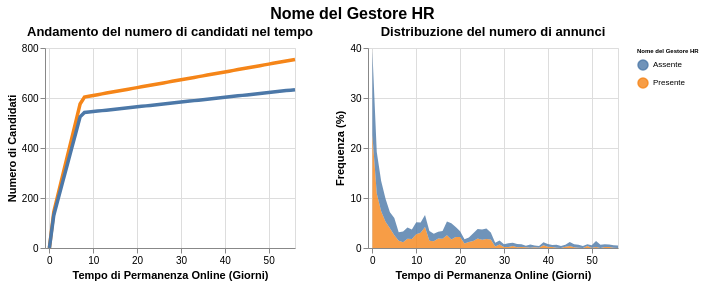

Express this chart as Vega-Lite.
### Vega-Lite specification from a JSON file in a GitHub repository (floating-point values rounded to 4 significant figures)
{"$schema": "https://vega.github.io/schema/vega-lite/v5.17.0.json", "config": {"view": {"continuousHeight": 300, "continuousWidth": 300}}, "datasets": {"data-9159944c3ddd3d6ff04072599051eaaf": [{"Frequenza": 22.59, "Giorni": 0, "Tipo": "Presente"}, {"Frequenza": 10.91, "Giorni": 1, "Tipo": "Presente"}, {"Frequenza": 7.36, "Giorni": 2, "Tipo": "Presente"}, {"Frequenza": 5.266, "Giorni": 3, "Tipo": "Presente"}, {"Frequenza": 3.934, "Giorni": 4, "Tipo": "Presente"}, {"Frequenza": 2.538, "Giorni": 5, "Tipo": "Presente"}, {"Frequenza": 1.459, "Giorni": 6, "Tipo": "Presente"}, {"Frequenza": 1.142, "Giorni": 7, "Tipo": "Presente"}, {"Frequenza": 1.84, "Giorni": 8, "Tipo": "Presente"}, {"Frequenza": 1.777, "Giorni": 9, "Tipo": "Presente"}, {"Frequenza": 2.728, "Giorni": 10, "Tipo": "Presente"}, {"Frequenza": 3.046, "Giorni": 11, "Tipo": "Presente"}, {"Frequenza": 4.188, "Giorni": 12, "Tipo": "Presente"}, {"Frequenza": 1.459, "Giorni": 13, "Tipo": "Presente"}, {"Frequenza": 1.332, "Giorni": 14, "Tipo": "Presente"}, {"Frequenza": 1.904, "Giorni": 15, "Tipo": "Presente"}, {"Frequenza": 1.84, "Giorni": 16, "Tipo": "Presente"}, {"Frequenza": 2.538, "Giorni": 17, "Tipo": "Presente"}, {"Frequenza": 1.713, "Giorni": 18, "Tipo": "Presente"}, {"Frequenza": 2.221, "Giorni": 19, "Tipo": "Presente"}, {"Frequenza": 2.221, "Giorni": 20, "Tipo": "Presente"}, {"Frequenza": 0.8883, "Giorni": 21, "Tipo": "Presente"}, {"Frequenza": 1.206, "Giorni": 22, "Tipo": "Presente"}, {"Frequenza": 1.396, "Giorni": 23, "Tipo": "Presente"}, {"Frequenza": 1.904, "Giorni": 24, "Tipo": "Presente"}, {"Frequenza": 1.65, "Giorni": 25, "Tipo": "Presente"}, {"Frequenza": 1.777, "Giorni": 26, "Tipo": "Presente"}, {"Frequenza": 1.713, "Giorni": 27, "Tipo": "Presente"}, {"Frequenza": 0.3173, "Giorni": 28, "Tipo": "Presente"}, {"Frequenza": 0.698, "Giorni": 29, "Tipo": "Presente"}, {"Frequenza": 0.1904, "Giorni": 30, "Tipo": "Presente"}, {"Frequenza": 0.1904, "Giorni": 31, "Tipo": "Presente"}, {"Frequenza": 0.3807, "Giorni": 32, "Tipo": "Presente"}, {"Frequenza": 0.1269, "Giorni": 33, "Tipo": "Presente"}, {"Frequenza": 0.1904, "Giorni": 34, "Tipo": "Presente"}, {"Frequenza": 0.1269, "Giorni": 35, "Tipo": "Presente"}, {"Frequenza": 0.06345, "Giorni": 36, "Tipo": "Presente"}, {"Frequenza": 0.1269, "Giorni": 37, "Tipo": "Presente"}, {"Frequenza": 0.06345, "Giorni": 38, "Tipo": "Presente"}, {"Frequenza": 0.5711, "Giorni": 39, "Tipo": "Presente"}, {"Frequenza": 0.2538, "Giorni": 40, "Tipo": "Presente"}, {"Frequenza": 0.1904, "Giorni": 41, "Tipo": "Presente"}, {"Frequenza": 0.06345, "Giorni": 42, "Tipo": "Presente"}, {"Frequenza": 0.0, "Giorni": 43, "Tipo": "Presente"}, {"Frequenza": 0.2538, "Giorni": 44, "Tipo": "Presente"}, {"Frequenza": 0.3807, "Giorni": 45, "Tipo": "Presente"}, {"Frequenza": 0.1269, "Giorni": 46, "Tipo": "Presente"}, {"Frequenza": 0.06345, "Giorni": 47, "Tipo": "Presente"}, {"Frequenza": 0.0, "Giorni": 48, "Tipo": "Presente"}, {"Frequenza": 0.3807, "Giorni": 49, "Tipo": "Presente"}, {"Frequenza": 0.06345, "Giorni": 50, "Tipo": "Presente"}, {"Frequenza": 0.1904, "Giorni": 51, "Tipo": "Presente"}, {"Frequenza": 0.0, "Giorni": 52, "Tipo": "Presente"}, {"Frequenza": 0.1904, "Giorni": 53, "Tipo": "Presente"}, {"Frequenza": 0.1904, "Giorni": 54, "Tipo": "Presente"}, {"Frequenza": 0.06345, "Giorni": 55, "Tipo": "Presente"}, {"Frequenza": 0.0, "Giorni": 56, "Tipo": "Presente"}, {"Frequenza": 16.69, "Giorni": 0, "Tipo": "Assente"}, {"Frequenza": 8.288, "Giorni": 1, "Tipo": "Assente"}, {"Frequenza": 6.046, "Giorni": 2, "Tipo": "Assente"}, {"Frequenza": 4.57, "Giorni": 3, "Tipo": "Assente"}, {"Frequenza": 3.236, "Giorni": 4, "Tipo": "Assente"}, {"Frequenza": 3.463, "Giorni": 5, "Tipo": "Assente"}, {"Frequenza": 1.675, "Giorni": 6, "Tipo": "Assente"}, {"Frequenza": 2.157, "Giorni": 7, "Tipo": "Assente"}, {"Frequenza": 2.271, "Giorni": 8, "Tipo": "Assente"}, {"Frequenza": 1.93, "Giorni": 9, "Tipo": "Assente"}, {"Frequenza": 2.413, "Giorni": 10, "Tipo": "Assente"}, {"Frequenza": 2.044, "Giorni": 11, "Tipo": "Assente"}, {"Frequenza": 2.413, "Giorni": 12, "Tipo": "Assente"}, {"Frequenza": 1.93, "Giorni": 13, "Tipo": "Assente"}, {"Frequenza": 1.504, "Giorni": 14, "Tipo": "Assente"}, {"Frequenza": 1.334, "Giorni": 15, "Tipo": "Assente"}, {"Frequenza": 1.561, "Giorni": 16, "Tipo": "Assente"}, {"Frequenza": 2.782, "Giorni": 17, "Tipo": "Assente"}, {"Frequenza": 3.236, "Giorni": 18, "Tipo": "Assente"}, {"Frequenza": 1.987, "Giorni": 19, "Tipo": "Assente"}, {"Frequenza": 1.107, "Giorni": 20, "Tipo": "Assente"}, {"Frequenza": 0.8799, "Giorni": 21, "Tipo": "Assente"}, {"Frequenza": 0.9083, "Giorni": 22, "Tipo": "Assente"}, {"Frequenza": 1.533, "Giorni": 23, "Tipo": "Assente"}, {"Frequenza": 1.902, "Giorni": 24, "Tipo": "Assente"}, {"Frequenza": 2.072, "Giorni": 25, "Tipo": "Assente"}, {"Frequenza": 2.129, "Giorni": 26, "Tipo": "Assente"}, {"Frequenza": 1.362, "Giorni": 27, "Tipo": "Assente"}, {"Frequenza": 0.7096, "Giorni": 28, "Tipo": "Assente"}, {"Frequenza": 0.8232, "Giorni": 29, "Tipo": "Assente"}, {"Frequenza": 0.5677, "Giorni": 30, "Tipo": "Assente"}, {"Frequenza": 0.738, "Giorni": 31, "Tipo": "Assente"}, {"Frequenza": 0.6529, "Giorni": 32, "Tipo": "Assente"}, {"Frequenza": 0.6529, "Giorni": 33, "Tipo": "Assente"}, {"Frequenza": 0.5677, "Giorni": 34, "Tipo": "Assente"}, {"Frequenza": 0.3122, "Giorni": 35, "Tipo": "Assente"}, {"Frequenza": 0.6529, "Giorni": 36, "Tipo": "Assente"}, {"Frequenza": 0.3974, "Giorni": 37, "Tipo": "Assente"}, {"Frequenza": 0.3406, "Giorni": 38, "Tipo": "Assente"}, {"Frequenza": 0.5677, "Giorni": 39, "Tipo": "Assente"}, {"Frequenza": 0.5677, "Giorni": 40, "Tipo": "Assente"}, {"Frequenza": 0.3974, "Giorni": 41, "Tipo": "Assente"}, {"Frequenza": 0.5961, "Giorni": 42, "Tipo": "Assente"}, {"Frequenza": 0.3974, "Giorni": 43, "Tipo": "Assente"}, {"Frequenza": 0.3974, "Giorni": 44, "Tipo": "Assente"}, {"Frequenza": 0.7948, "Giorni": 45, "Tipo": "Assente"}, {"Frequenza": 0.6245, "Giorni": 46, "Tipo": "Assente"}, {"Frequenza": 0.5961, "Giorni": 47, "Tipo": "Assente"}, {"Frequenza": 0.3974, "Giorni": 48, "Tipo": "Assente"}, {"Frequenza": 0.369, "Giorni": 49, "Tipo": "Assente"}, {"Frequenza": 0.5109, "Giorni": 50, "Tipo": "Assente"}, {"Frequenza": 1.221, "Giorni": 51, "Tipo": "Assente"}, {"Frequenza": 0.6529, "Giorni": 52, "Tipo": "Assente"}, {"Frequenza": 0.5677, "Giorni": 53, "Tipo": "Assente"}, {"Frequenza": 0.5109, "Giorni": 54, "Tipo": "Assente"}, {"Frequenza": 0.5109, "Giorni": 55, "Tipo": "Assente"}, {"Frequenza": 0.4825, "Giorni": 56, "Tipo": "Assente"}], "data-ab5d670b305b998ac6b0a51b69252977": [{"Crescita": 0.0, "Giorni": 0, "Tipo": "Presente"}, {"Crescita": 143.9, "Giorni": 1, "Tipo": "Presente"}, {"Crescita": 215.9, "Giorni": 2, "Tipo": "Presente"}, {"Crescita": 287.9, "Giorni": 3, "Tipo": "Presente"}, {"Crescita": 359.9, "Giorni": 4, "Tipo": "Presente"}, {"Crescita": 431.8, "Giorni": 5, "Tipo": "Presente"}, {"Crescita": 503.8, "Giorni": 6, "Tipo": "Presente"}, {"Crescita": 575.8, "Giorni": 7, "Tipo": "Presente"}, {"Crescita": 604.0, "Giorni": 8, "Tipo": "Presente"}, {"Crescita": 607.1, "Giorni": 9, "Tipo": "Presente"}, {"Crescita": 610.2, "Giorni": 10, "Tipo": "Presente"}, {"Crescita": 613.4, "Giorni": 11, "Tipo": "Presente"}, {"Crescita": 616.5, "Giorni": 12, "Tipo": "Presente"}, {"Crescita": 619.6, "Giorni": 13, "Tipo": "Presente"}, {"Crescita": 622.8, "Giorni": 14, "Tipo": "Presente"}, {"Crescita": 625.9, "Giorni": 15, "Tipo": "Presente"}, {"Crescita": 629.0, "Giorni": 16, "Tipo": "Presente"}, {"Crescita": 632.2, "Giorni": 17, "Tipo": "Presente"}, {"Crescita": 635.3, "Giorni": 18, "Tipo": "Presente"}, {"Crescita": 638.4, "Giorni": 19, "Tipo": "Presente"}, {"Crescita": 641.6, "Giorni": 20, "Tipo": "Presente"}, {"Crescita": 644.7, "Giorni": 21, "Tipo": "Presente"}, {"Crescita": 647.8, "Giorni": 22, "Tipo": "Presente"}, {"Crescita": 651.0, "Giorni": 23, "Tipo": "Presente"}, {"Crescita": 654.1, "Giorni": 24, "Tipo": "Presente"}, {"Crescita": 657.2, "Giorni": 25, "Tipo": "Presente"}, {"Crescita": 660.4, "Giorni": 26, "Tipo": "Presente"}, {"Crescita": 663.5, "Giorni": 27, "Tipo": "Presente"}, {"Crescita": 666.6, "Giorni": 28, "Tipo": "Presente"}, {"Crescita": 669.8, "Giorni": 29, "Tipo": "Presente"}, {"Crescita": 672.9, "Giorni": 30, "Tipo": "Presente"}, {"Crescita": 676.0, "Giorni": 31, "Tipo": "Presente"}, {"Crescita": 679.2, "Giorni": 32, "Tipo": "Presente"}, {"Crescita": 682.3, "Giorni": 33, "Tipo": "Presente"}, {"Crescita": 685.4, "Giorni": 34, "Tipo": "Presente"}, {"Crescita": 688.6, "Giorni": 35, "Tipo": "Presente"}, {"Crescita": 691.7, "Giorni": 36, "Tipo": "Presente"}, {"Crescita": 694.8, "Giorni": 37, "Tipo": "Presente"}, {"Crescita": 697.9, "Giorni": 38, "Tipo": "Presente"}, {"Crescita": 701.1, "Giorni": 39, "Tipo": "Presente"}, {"Crescita": 704.2, "Giorni": 40, "Tipo": "Presente"}, {"Crescita": 707.3, "Giorni": 41, "Tipo": "Presente"}, {"Crescita": 710.5, "Giorni": 42, "Tipo": "Presente"}, {"Crescita": 713.6, "Giorni": 43, "Tipo": "Presente"}, {"Crescita": 716.7, "Giorni": 44, "Tipo": "Presente"}, {"Crescita": 719.9, "Giorni": 45, "Tipo": "Presente"}, {"Crescita": 723.0, "Giorni": 46, "Tipo": "Presente"}, {"Crescita": 726.1, "Giorni": 47, "Tipo": "Presente"}, {"Crescita": 729.3, "Giorni": 48, "Tipo": "Presente"}, {"Crescita": 732.4, "Giorni": 49, "Tipo": "Presente"}, {"Crescita": 735.5, "Giorni": 50, "Tipo": "Presente"}, {"Crescita": 738.7, "Giorni": 51, "Tipo": "Presente"}, {"Crescita": 741.8, "Giorni": 52, "Tipo": "Presente"}, {"Crescita": 744.9, "Giorni": 53, "Tipo": "Presente"}, {"Crescita": 748.1, "Giorni": 54, "Tipo": "Presente"}, {"Crescita": 751.2, "Giorni": 55, "Tipo": "Presente"}, {"Crescita": 754.3, "Giorni": 56, "Tipo": "Presente"}, {"Crescita": 0.0, "Giorni": 0, "Tipo": "Assente"}, {"Crescita": 131.2, "Giorni": 1, "Tipo": "Assente"}, {"Crescita": 196.8, "Giorni": 2, "Tipo": "Assente"}, {"Crescita": 262.3, "Giorni": 3, "Tipo": "Assente"}, {"Crescita": 327.9, "Giorni": 4, "Tipo": "Assente"}, {"Crescita": 393.5, "Giorni": 5, "Tipo": "Assente"}, {"Crescita": 459.1, "Giorni": 6, "Tipo": "Assente"}, {"Crescita": 524.7, "Giorni": 7, "Tipo": "Assente"}, {"Crescita": 541.8, "Giorni": 8, "Tipo": "Assente"}, {"Crescita": 543.7, "Giorni": 9, "Tipo": "Assente"}, {"Crescita": 545.6, "Giorni": 10, "Tipo": "Assente"}, {"Crescita": 547.6, "Giorni": 11, "Tipo": "Assente"}, {"Crescita": 549.5, "Giorni": 12, "Tipo": "Assente"}, {"Crescita": 551.4, "Giorni": 13, "Tipo": "Assente"}, {"Crescita": 553.3, "Giorni": 14, "Tipo": "Assente"}, {"Crescita": 555.2, "Giorni": 15, "Tipo": "Assente"}, {"Crescita": 557.1, "Giorni": 16, "Tipo": "Assente"}, {"Crescita": 559.0, "Giorni": 17, "Tipo": "Assente"}, {"Crescita": 560.9, "Giorni": 18, "Tipo": "Assente"}, {"Crescita": 562.8, "Giorni": 19, "Tipo": "Assente"}, {"Crescita": 564.7, "Giorni": 20, "Tipo": "Assente"}, {"Crescita": 566.6, "Giorni": 21, "Tipo": "Assente"}, {"Crescita": 568.5, "Giorni": 22, "Tipo": "Assente"}, {"Crescita": 570.4, "Giorni": 23, "Tipo": "Assente"}, {"Crescita": 572.3, "Giorni": 24, "Tipo": "Assente"}, {"Crescita": 574.2, "Giorni": 25, "Tipo": "Assente"}, {"Crescita": 576.2, "Giorni": 26, "Tipo": "Assente"}, {"Crescita": 578.1, "Giorni": 27, "Tipo": "Assente"}, {"Crescita": 580.0, "Giorni": 28, "Tipo": "Assente"}, {"Crescita": 581.9, "Giorni": 29, "Tipo": "Assente"}, {"Crescita": 583.8, "Giorni": 30, "Tipo": "Assente"}, {"Crescita": 585.7, "Giorni": 31, "Tipo": "Assente"}, {"Crescita": 587.6, "Giorni": 32, "Tipo": "Assente"}, {"Crescita": 589.5, "Giorni": 33, "Tipo": "Assente"}, {"Crescita": 591.4, "Giorni": 34, "Tipo": "Assente"}, {"Crescita": 593.3, "Giorni": 35, "Tipo": "Assente"}, {"Crescita": 595.2, "Giorni": 36, "Tipo": "Assente"}, {"Crescita": 597.1, "Giorni": 37, "Tipo": "Assente"}, {"Crescita": 599.0, "Giorni": 38, "Tipo": "Assente"}, {"Crescita": 600.9, "Giorni": 39, "Tipo": "Assente"}, {"Crescita": 602.8, "Giorni": 40, "Tipo": "Assente"}, {"Crescita": 604.8, "Giorni": 41, "Tipo": "Assente"}, {"Crescita": 606.7, "Giorni": 42, "Tipo": "Assente"}, {"Crescita": 608.6, "Giorni": 43, "Tipo": "Assente"}, {"Crescita": 610.5, "Giorni": 44, "Tipo": "Assente"}, {"Crescita": 612.4, "Giorni": 45, "Tipo": "Assente"}, {"Crescita": 614.3, "Giorni": 46, "Tipo": "Assente"}, {"Crescita": 616.2, "Giorni": 47, "Tipo": "Assente"}, {"Crescita": 618.1, "Giorni": 48, "Tipo": "Assente"}, {"Crescita": 620.0, "Giorni": 49, "Tipo": "Assente"}, {"Crescita": 621.9, "Giorni": 50, "Tipo": "Assente"}, {"Crescita": 623.8, "Giorni": 51, "Tipo": "Assente"}, {"Crescita": 625.7, "Giorni": 52, "Tipo": "Assente"}, {"Crescita": 627.6, "Giorni": 53, "Tipo": "Assente"}, {"Crescita": 629.5, "Giorni": 54, "Tipo": "Assente"}, {"Crescita": 631.4, "Giorni": 55, "Tipo": "Assente"}, {"Crescita": 633.4, "Giorni": 56, "Tipo": "Assente"}]}, "hconcat": [{"data": {"name": "data-ab5d670b305b998ac6b0a51b69252977"}, "encoding": {"color": {"field": "Tipo", "legend": {"labelFontSize": 8, "symbolSize": 100, "title": "Nome del Gestore HR", "titleFontSize": 6}, "type": "nominal"}, "x": {"axis": {"title": "Tempo di Permanenza Online (Giorni)"}, "field": "Giorni", "scale": {"domain": [-1, 56]}, "type": "quantitative"}, "y": {"axis": {"title": "Numero di Candidati"}, "field": "Crescita", "type": "quantitative"}}, "height": 200, "mark": {"size": 3.5, "type": "line"}, "title": "Andamento del numero di candidati nel tempo", "transform": [{"filter": {"param": "param_8"}}], "width": 250}, {"data": {"name": "data-9159944c3ddd3d6ff04072599051eaaf"}, "encoding": {"color": {"field": "Tipo", "type": "nominal"}, "x": {"axis": {"title": "Tempo di Permanenza Online (Giorni)"}, "field": "Giorni", "scale": {"domain": [-1, 56]}, "type": "quantitative"}, "y": {"axis": {"title": "Frequenza (%)"}, "field": "Frequenza", "type": "quantitative"}}, "height": 200, "mark": {"opacity": 0.8, "type": "area"}, "name": "view_8", "title": "Distribuzione del numero di annunci", "width": 250}], "params": [{"name": "param_8", "select": {"encodings": ["x"], "type": "interval"}, "views": ["view_8"]}], "resolve": {"scale": {"y": "independent"}}, "title": {"anchor": "middle", "fontSize": 16, "text": "Nome del Gestore HR"}}
